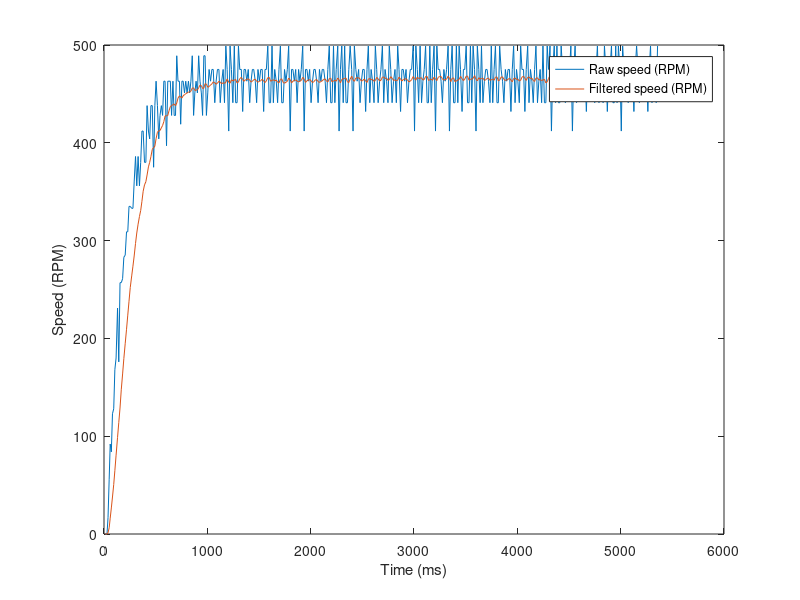

Reproduce this figure in MATLAB.
A=load('MotorRPM5.csv');

RPM=A(:,1);
Time=A(:,2);

plot(Time,RPM)
hold on


%Lowpass filter
v=RPM;
for i=2:length(RPM)
 v(i)=0.854*v(i-1)+0.0728*RPM(i)+0.0728*RPM(i-1);
end

plot(Time,v)
legend("Raw speed (RPM)", "Filtered speed (RPM)");
xlabel("Time (ms)");
ylabel("Speed (RPM)");
